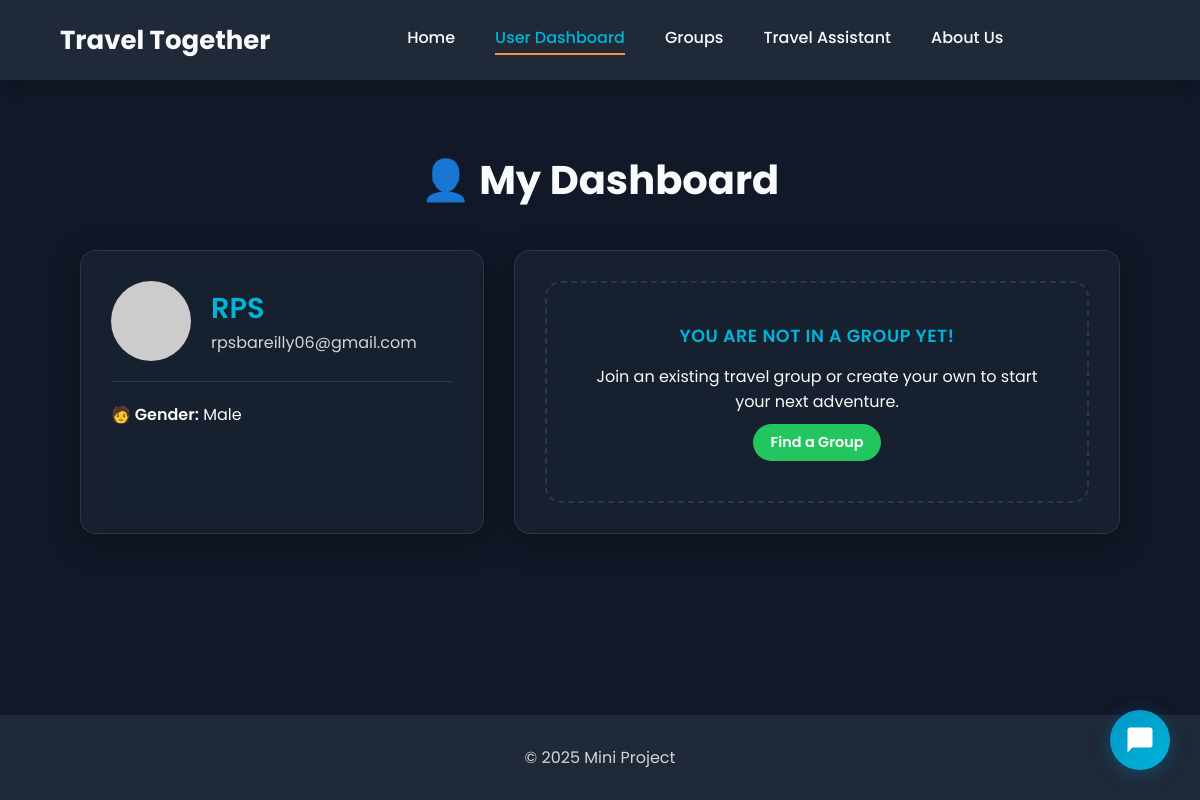
Page /user (signed in) on the earlier database version.
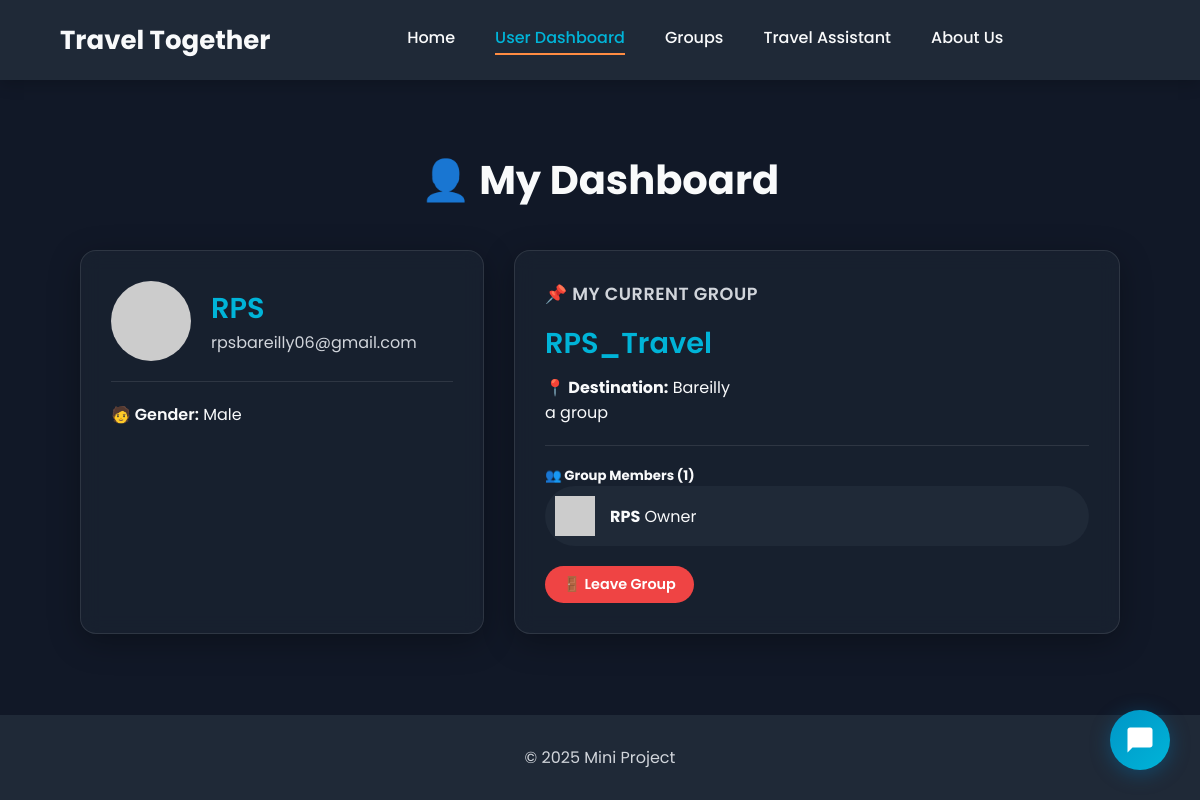
Same page on the later database version.
### tables this page shows
CREATE TABLE Users (
        userid TEXT PRIMARY KEY,
        username TEXT UNIQUE NOT NULL,
        password TEXT NOT NULL,
        email TEXT UNIQUE NOT NULL,
        phone_no TEXT UNIQUE,
        gender TEXT CHECK(gender IN ('Male', 'Female', 'Other')),
        marital_status TEXT CHECK(marital_status IN ('Single', 'Married', 'Divorced', 'Widowed')),
        bio TEXT,
        created_at TEXT DEFAULT CURRENT_TIMESTAMP
    );

CREATE TABLE Groups (
        group_id TEXT PRIMARY KEY,
        group_name TEXT NOT NULL,
        group_description TEXT,
        group_type TEXT NOT NULL CHECK(group_type IN ('Public', 'Private')),
        owner_id TEXT NOT NULL,
        destination_id TEXT,
        member_count INTEGER DEFAULT 1,
        max_members INTEGER DEFAULT 50,
        created_at TEXT DEFAULT CURRENT_TIMESTAMP,
        FOREIGN KEY (owner_id) REFERENCES Users (userid) ON DELETE CASCADE,
        FOREIGN KEY (destination_id) REFERENCES Destinations (destination_id) ON DELETE SET NULL
    );

CREATE TABLE Destinations (
        destination_id TEXT PRIMARY KEY,
        destination_name TEXT UNIQUE NOT NULL,
        country TEXT NOT NULL
    );

CREATE TABLE GroupMembers (
        member_id TEXT PRIMARY KEY,
        group_id TEXT NOT NULL,
        user_id TEXT NOT NULL,
        username TEXT NOT NULL,
        join_status TEXT DEFAULT 'Approved' CHECK(join_status IN ('Pending', 'Approved', 'Rejected', 'Blocked')),
        joined_at TEXT DEFAULT CURRENT_TIMESTAMP,
        role TEXT DEFAULT 'Member' CHECK(role IN ('Owner', 'Admin', 'Member')),
        FOREIGN KEY (group_id) REFERENCES Groups (group_id) ON DELETE CASCADE,
        FOREIGN KEY (user_id) REFERENCES Users (userid) ON DELETE CASCADE,
        UNIQUE(group_id, user_id)
    );

### app.py (the view)
@app.route('/user')
def user():
    conn, user_data = validate_user_session()
    if not user_data:
        return redirect("/auth")
    current_group = database.get_user_groups(user_data['userid'])
    group = current_group[0] if current_group else None
    members = []
    if group:
        members = database.get_group_members(group['group_id'])
    conn.close()
    return render_template("user.html", user=user_data, group=group, members=members)

### app.py (called while the page is built)
def validate_user_session():
    user_id = session.get("user_id")
    if not user_id:
        return None, None  # No user in session
    conn = database.get_db_connection()
    user = conn.execute("SELECT * FROM Users WHERE userid = ?", (user_id,)).fetchone()
    if not user:
        session.clear()
        flash("Your session was invalid. Please log in again.", "warning")
        conn.close()
        return None, None
    return conn, user

### database.py (called while the page is built)
def get_db_connection():
    conn = sqlite3.connect('travel_together.db')
    conn.row_factory = sqlite3.Row
    conn.execute("PRAGMA foreign_keys = ON;")
    return conn

def get_user_groups(user_id):
    conn = get_db_connection()
    groups = conn.execute("""
        SELECT g.*, d.destination_name, gm.role
        FROM Groups g
        JOIN GroupMembers gm ON g.group_id = gm.group_id
        LEFT JOIN Destinations d ON g.destination_id = d.destination_id
        WHERE gm.user_id = ?
    """, (user_id,)).fetchall()
    conn.close()
    return groups

def get_group_members(group_id):
    conn = get_db_connection()
    members = conn.execute("""
        SELECT u.username, u.email, u.phone_no, gm.role, gm.joined_at
        FROM GroupMembers gm
        JOIN Users u ON gm.user_id = u.userid
        WHERE gm.group_id = ?
        ORDER BY gm.role, gm.joined_at
    """, (group_id,)).fetchall()
    conn.close()
    return members

### templates/user.html (shortened to what this page needs)
<!DOCTYPE html>
<html lang="en">
<head>
    <link rel="stylesheet" href="/static/style.css">
</head>
<body>
    <header class="navbar">
        <div class="logo">
            <p>Travel Together</p>
        </div>
        <nav class="nav-links" id="nav-links">
            <a href="/home">Home</a>
            <a href="/user" class="active">User Dashboard</a>
            <a href="/groups">Groups</a>
            <a href="/travel">Travel Assistant</a>
            <a href="/about">About Us</a>
        </nav>
    </header>
    <main>
        <div class="dashboard-container">
            <h2>👤 My Dashboard</h2>
            <div class="dashboard-grid">
                <div class="dashboard-card user-profile-card">
                    <div class="profile-header">
                        <img src="https://placehold.co/80x80/00b4d8/FFFFFF?text={{ user['username'][0]|upper }}" alt="User Avatar" class="profile-avatar">
                        <div class="profile-info">
                            <strong>{{ user['username'] }}</strong>
                            <span>{{ user['email'] }}</span>
                        </div>
                    </div>
                    <div class="profile-details">
                        {% if user['gender'] %}<span><strong>🧑 Gender:</strong> {{ user['gender'] }}</span>{% endif %}
                    </div>
                </div>
                <div class="dashboard-card current-group-card">
                    {% if group %}
                        <h3>📌 My Current Group</h3>
                        <h4>{{ group['group_name'] }}</h4>
                        <p><strong>📍 Destination:</strong> {{ group['destination_name'] or 'Not Set' }}</p>
                        <p class="group-description">{{ group['group_description'] or "No description provided." }}</p>
                        <hr>
                        <h5>👥 Group Members ({{ group['member_count'] }})</h5>
                        <ul class="group-members-list">
                            {% for member in members %}
                                <li class="member-item">
                                    <img src="https://placehold.co/40x40/ade8f4/333333?text={{ member['username'][0]|upper }}" alt="Member Avatar">
                                    <div class="member-info">
                                        <strong>{{ member['username'] }}</strong>
                                        <span>{{ member['role'] }}</span>
                                    </div>
                                </li>
                            {% endfor %}
                        </ul>
                        <a href="/groups/leave" class="btn delete-btn" style="margin-top: 20px;">🚪 Leave Group</a>
                    {% else %}
                        <div class="no-group-info">
                            <h3>You are not in a group yet!</h3>
                            <p>Join an existing travel group or create your own to start your next adventure.</p>
                            <a href="/groups" class="btn join-btn" style="margin-top: 10px;">Find a Group</a>
                        </div>
                    {% endif %}
                </div>
            </div>
        </div>
    </main>
    <footer>
        <p>© 2025 Mini Project</p>
    </footer>
    <button class="chatbot-toggle" onclick="toggleChatbot()" id="chatbot-toggle-btn">
    <svg xmlns="http://www.w3.org/2000/svg" viewBox="0 0 24 24" fill="currentColor"><path d="M20 2H4c-1.1 0-2 .9-2 2v18l4-4h14c1.1 0 2-.9 2-2V4c0-1.1-.9-2-2-2z"></path></svg>
</button>
</body>
</html>
</body>
</html>

### static/style.css (style rules this page uses)
:root { --theme-bg: #111827; --theme-bg-secondary: #1f2937; --theme-text-primary: #f9fafb; --theme-text-secondary: #d1d5db; --theme-border: rgba(255, 255, 255, 0.1); --theme-card-bg: rgba(31, 41, 55, 0.5); --primary-color: #0096c7; --secondary-color: #00b4d8; --accent-color: #ff8c42; --border-radius: 16px; --shadow: 0 8px 32px rgba(0, 0, 0, 0.3); }
* { margin: 0; padding: 0; box-sizing: border-box; font-family: 'Poppins', sans-serif; }
body { display: flex; flex-direction: column; min-height: 100vh; color: var(--theme-text-primary); background-color: var(--theme-bg); background-attachment: fixed; }
main { flex-grow: 1; }
hr { border: none; height: 1px; background-color: var(--theme-border); margin: 20px 0; }
.navbar { display: flex; justify-content: space-between; align-items: center; width: 100%; padding: 0 5%; height: 80px; background: var(--theme-bg-secondary); color: var(--theme-text-primary); box-shadow: 0 4px 15px rgba(0, 0, 0, 0.2); position: relative; z-index: 1000; }
.logo { font-size: 26px; font-weight: 700; }
.nav-links { display: flex; gap: 40px; align-items: center; }
.nav-links a { color: var(--theme-text-primary); text-decoration: none; font-size: 16px; font-weight: 500; padding-bottom: 5px; position: relative; transition: color 0.3s; }
.nav-links a::after { content: ''; position: absolute; bottom: 0; left: 0; width: 0; height: 2px; background-color: var(--accent-color); transition: width 0.3s ease-out; }
.nav-links a:hover, .nav-links a.active { color: var(--secondary-color); }
.nav-links a:hover::after, .nav-links a.active::after { width: 100%; }
.btn { display: inline-flex; align-items: center; gap: 8px; padding: 8px 18px; border-radius: 50px; font-weight: 600; font-size: 0.9rem; text-decoration: none; border: none; cursor: pointer; transition: all 0.3s ease; }
.delete-btn { background: #ef4444; color: white; }
footer { background-color: var(--theme-bg-secondary); color: var(--theme-text-secondary); text-align: center; padding: 30px; margin-top: auto; }
.dashboard-container, .groups-container { width: 90%; max-width: 1200px; margin: 50px auto; padding: 20px; }
.dashboard-container h2, .groups-container h2 { text-align: center; margin-bottom: 40px; color: var(--theme-text-primary); font-size: 2.5rem; }
.dashboard-card { background: var(--theme-card-bg); backdrop-filter: blur(10px); border-radius: var(--border-radius); padding: 30px; box-shadow: var(--shadow); border: 1px solid var(--theme-border); height: 100%; }
.dashboard-grid { display: grid; grid-template-columns: 1fr 1.5fr; gap: 30px; align-items: flex-start; }
.user-profile-card .profile-header { display: flex; align-items: center; gap: 20px; padding-bottom: 20px; margin-bottom: 20px; border-bottom: 1px solid var(--theme-border); }
.profile-avatar { width: 80px; height: 80px; border-radius: 50%; object-fit: cover; }
.profile-info strong { font-size: 1.8rem; font-weight: 600; color: var(--secondary-color); display: block; }
.profile-info span { color: var(--theme-text-secondary); font-size: 1rem; }
.profile-details span { display: block; margin-bottom: 12px; font-size: 1rem; }
.profile-details span strong { font-weight: 600; color: var(--theme-text-primary); }
.current-group-card h3 { font-size: 1.1rem; font-weight: 600; text-transform: uppercase; color: var(--theme-text-secondary); letter-spacing: 0.5px; margin-bottom: 15px; }
.current-group-card h4 { font-size: 1.8rem; font-weight: 600; color: var(--secondary-color); margin-bottom: 10px; }
.group-members-list { list-style: none; padding: 0; display: flex; flex-direction: column; gap: 10px; }
.member-item { display: flex; align-items: center; gap: 15px; padding: 10px; border-radius: 50px; background: var(--theme-bg-secondary); transition: background 0.3s; }
.chatbot-toggle { position: fixed; bottom: 30px; right: 30px; width: 60px; height: 60px; background: linear-gradient(135deg, var(--primary-color), var(--secondary-color)); border-radius: 50%; border: none; cursor: pointer; box-shadow: 0 4px 20px rgba(0, 119, 182, 0.4); z-index: 1000; display: flex; align-items: center; justify-content: center; transition: all 0.3s ease; animation: pulse 2.5s infinite; }
.chatbot-toggle svg { width: 30px; height: 30px; fill: white; }

Differences in the rows shown:
added Groups: group_name "RPS_Travel", group_description "a group", member_count "1"
added Destinations: destination_name "Bareilly"
added GroupMembers: username "RPS", role "Owner"
Other differences:
text no longer shown: "YOU ARE NOT IN A GROUP YET! Join an existing travel group or create your own to start your next adventure. Find a Group"
text now shown: "📌 MY CURRENT GROUP 📍 Destination: 👥 Group Members ( ) 🚪 Leave Group"
